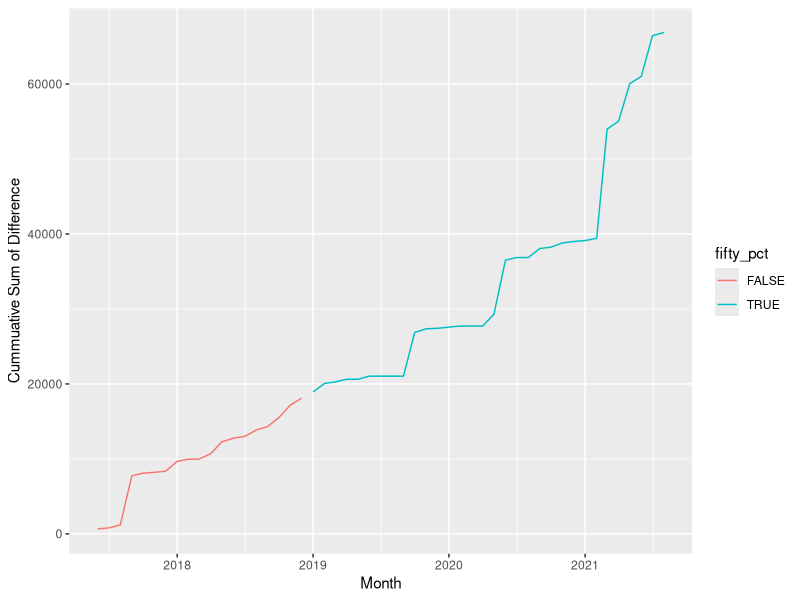
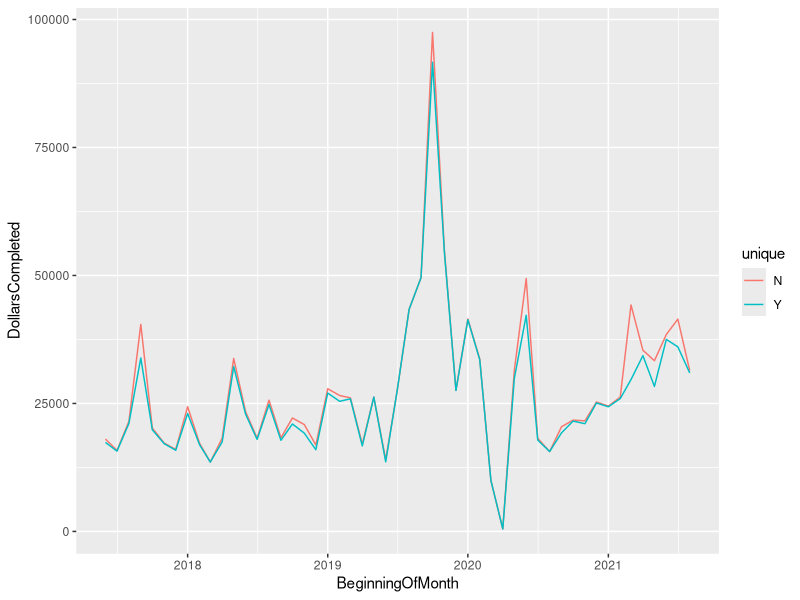
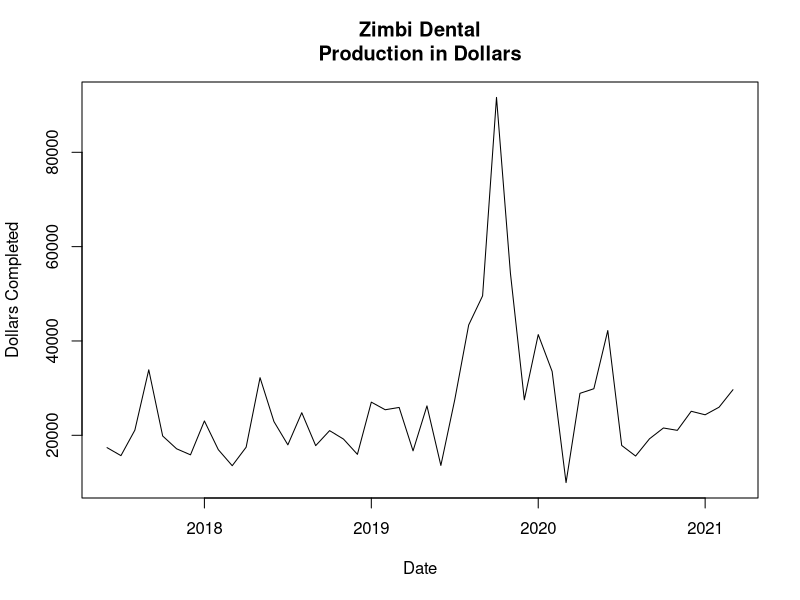
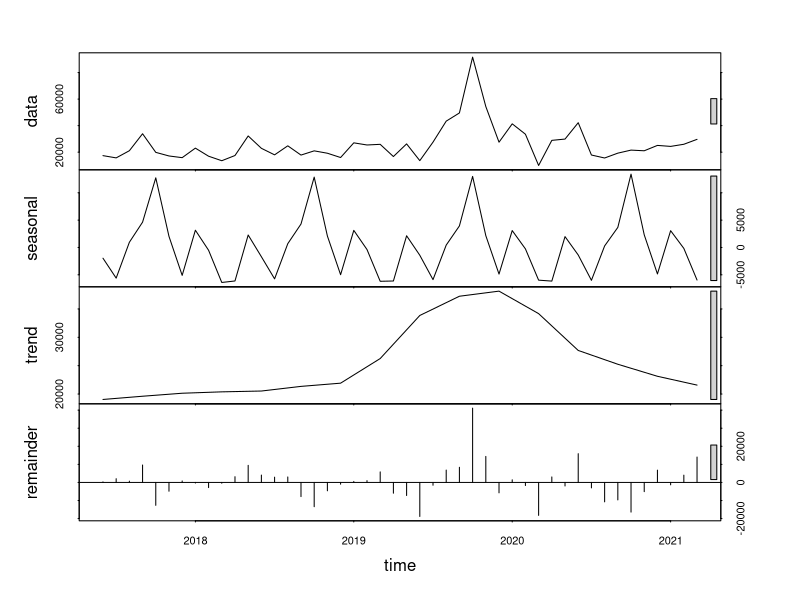
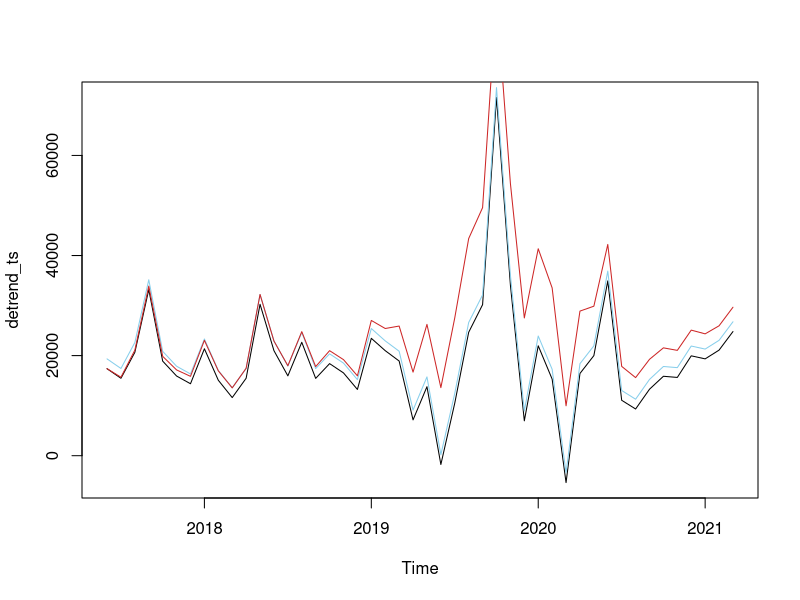
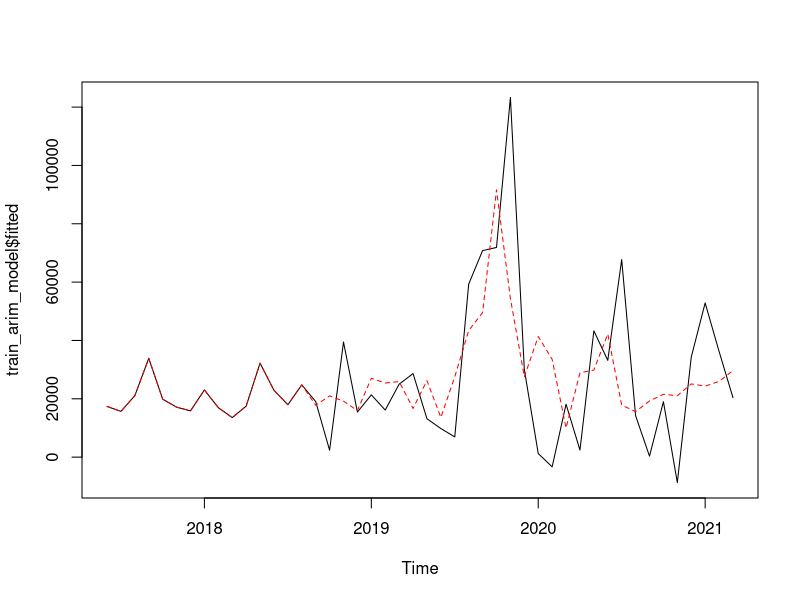
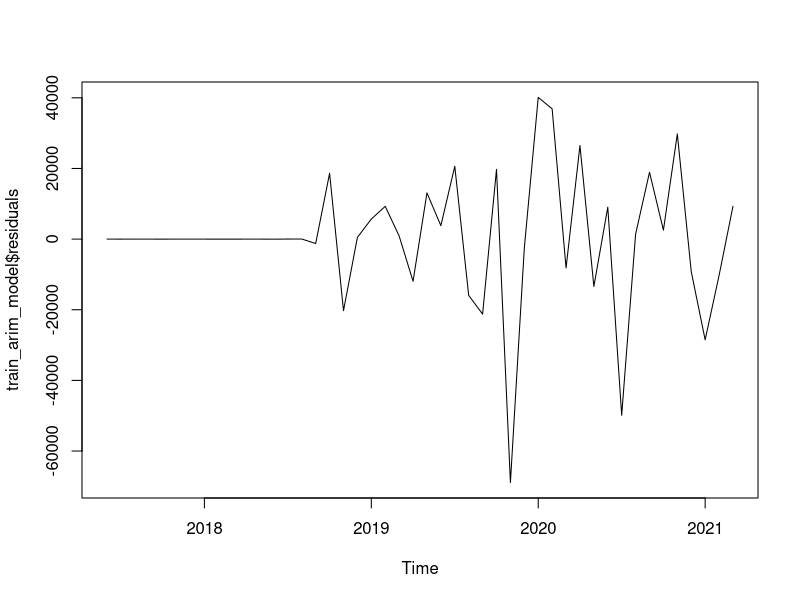
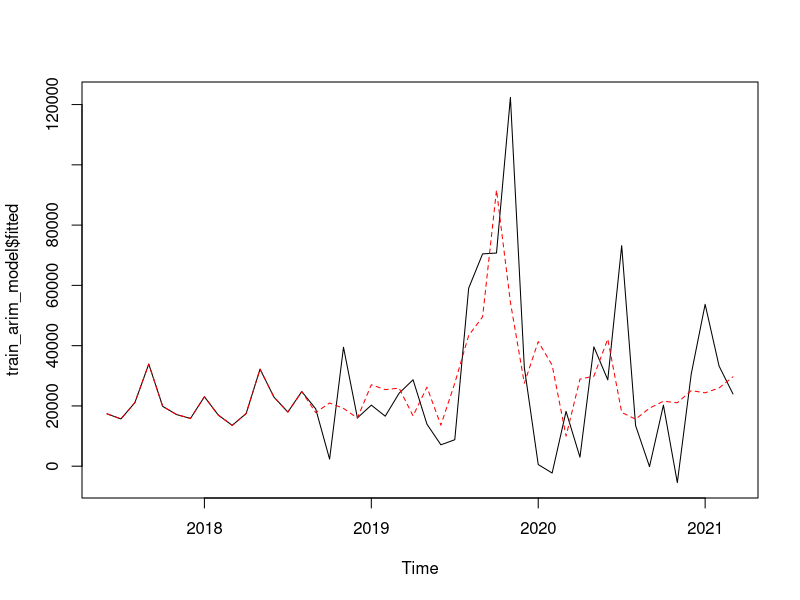

Source code (R) for these figures, in order: (Note: this script raises an error after producing the figures.)
## ---- chunk 1
knitr::opts_chunk$set(echo = TRUE)
## ---- chunk 2

library(ggplot2)
library(dplyr)
library(tidyverse)
library(lubridate)
library(forecast)
library(tseries)


production <- read.csv('../Data/DentalIntelFiles/production.csv')
## ---- chunk 3
production %>% glimpse()
production %>% head(5)

## ---- chunk 4

production_monthly <- production %>% 
  mutate(BeginningOfMonth = floor_date(mdy(AppointmentDate), unit = 'month')) %>%
  group_by(BeginningOfMonth) %>% 
  summarise(DollarsCompleted = sum(DollarsCompleted)) %>% 
  mutate(`unique` = 'N')

production_monthly
## ---- chunk 5

production %>% 
  mutate(AppointmentDate = mdy(AppointmentDate)) %>% 
  select(AppointmentDate, Patient, Procedures, DollarsCompleted) %>% 
  filter((month(AppointmentDate) == month(min(AppointmentDate))) & (year(AppointmentDate) == year(min(AppointmentDate)))) %>% 
  unique()

production %>% nrow()

production %>% unique() %>% nrow()

## ---- chunk 6
production %>% 
  filter(n() > 1) %>% 
  nrow()

production %>% 
  unique()

col_vec <- c("AppointmentDate", "Status", "Provider", "Guarantor", "GuarantorPhones", "Patient")


production %>% 
  group_by(AppointmentDate,Status,Provider,Guarantor,GuarantorPhones,Patient,PatientPhones,ProductionType,
           Procedures,DollarsCompleted,DollarsScheduled) %>% 
  summarise(entry_num = n()) %>% 
  data.frame() %>% 
  filter(max(entry_num) > 2) %>% 
  view()

## Get This to go down to 1510
## Or 1084 <- A More Precised Adjustment Result in This
## ---- chunk 7

production$IsDuplicate <- production %>% duplicated()

production[production$IsDuplicate == TRUE,] %>% view()

production[production$IsDuplicate == TRUE,] %>% distinct() %>% nrow()
## ---- chunk 8

production_unique <-rbind(distinct(production[production$IsDuplicate == TRUE,]),production[production$IsDuplicate == FALSE,])

production_unique_monthly <- production_unique %>% 
  mutate(BeginningOfMonth = floor_date(mdy(AppointmentDate), unit = 'month')) %>%
  group_by(BeginningOfMonth) %>% 
  summarise(DollarsCompleted = sum(DollarsCompleted)) %>% 
  mutate(`unique` = 'Y')

# Num of Unique Rows = 13814

left_join(production_monthly, production_unique_monthly, by = c('BeginningOfMonth' = 'BeginningOfMonth')) %>% 
  mutate(diff_i = DollarsCompleted.x - DollarsCompleted.y,
         cum_amt = cumsum(diff_i),
         fifty_pct = if_else(cum_amt >= 18878, TRUE, FALSE)
         ) %>% 
  ggplot()+
  geom_line(aes(x = BeginningOfMonth, y = cumsum(diff_i), color = fifty_pct) )+
  # theme_minimal()+
  labs(x = 'Month', y = 'Cummuative Sum of Difference')

combined_df <- rbind(production_monthly, production_unique_monthly) 

combined_df %>% 
  ggplot() +
  geom_line(aes(x = BeginningOfMonth, y = DollarsCompleted, color = unique))



## ---- chunk 9

production_unique_monthly$COVID_month <- if_else(production_unique_monthly$BeginningOfMonth >= ymd('2020-02-01') & production_unique_monthly$BeginningOfMonth <= ymd('2020-05-01'),1,0)
production_unique_monthly$IsWinter <- if_else(month(production_unique_monthly$BeginningOfMonth) %in% c(12,1,2),1,0)
production_unique_monthly$IsDec <- if_else(month(production_unique_monthly$BeginningOfMonth) %in% c(12),1,0) 
production_unique_monthly$IsJan <- if_else(month(production_unique_monthly$BeginningOfMonth) %in% c(1),1,0) 
production_unique_monthly$IsFeb <- if_else(month(production_unique_monthly$BeginningOfMonth) %in% c(2),1,0) 

production_unique_monthly$IsSpring <- if_else(month(production_unique_monthly$BeginningOfMonth) %in% c(3,4,5),1,0)
production_unique_monthly$IsMar <- if_else(month(production_unique_monthly$BeginningOfMonth) %in% c(3),1,0) 
production_unique_monthly$IsApr <- if_else(month(production_unique_monthly$BeginningOfMonth) %in% c(4),1,0) 
production_unique_monthly$IsMay <- if_else(month(production_unique_monthly$BeginningOfMonth) %in% c(5),1,0) 

production_unique_monthly$IsSummer <- if_else(month(production_unique_monthly$BeginningOfMonth) %in% c(6,7,8),1,0)
production_unique_monthly$IsJun <- if_else(month(production_unique_monthly$BeginningOfMonth) %in% c(6),1,0) 
production_unique_monthly$IsJul <- if_else(month(production_unique_monthly$BeginningOfMonth) %in% c(7),1,0) 
production_unique_monthly$IsAug <- if_else(month(production_unique_monthly$BeginningOfMonth) %in% c(8),1,0) 

production_unique_monthly$IsFall <- if_else(month(production_unique_monthly$BeginningOfMonth) %in% c(9,10,11),1,0)
production_unique_monthly$IsSep <- if_else(month(production_unique_monthly$BeginningOfMonth) %in% c(9),1,0) 
production_unique_monthly$IsOct <- if_else(month(production_unique_monthly$BeginningOfMonth) %in% c(10),1,0) 
production_unique_monthly$IsNov <- if_else(month(production_unique_monthly$BeginningOfMonth) %in% c(11),1,0)
## ---- chunk 10

production_unique <-rbind(distinct(production[production$IsDuplicate == TRUE,]),production[production$IsDuplicate == FALSE,])

production_unique_monthly <- production_unique %>% 
  mutate(BeginningOfMonth = floor_date(mdy(AppointmentDate), unit = 'month')) %>%
  group_by(BeginningOfMonth) %>% 
  summarise(DollarsCompleted = sum(DollarsCompleted))

production_unique_monthly$DollarsCompleted[35] <- mean(production_unique_monthly$DollarsCompleted[c(33,34,36,37)]) # Outlier Adjustment


## Creating Train Test Split

x <- production_unique_monthly[-2]
y <- production_unique_monthly$DollarsCompleted

nTotal <- length(y)
nValid <- floor(.10*nTotal)
nTrain <- nTotal - nValid

xTrain <- x[1:nTrain, ]
yTrain <- y[1:nTrain]
xValid <- x[(nTrain+1):nTotal, ]
yValid <- y[(nTrain+1):nTotal]

yTrain.ts <- ts(yTrain, start = c(2017,6), frequency = 12)

plot(yTrain.ts, xlab = 'Date', ylab = 'Dollars Completed', main = 'Zimbi Dental\nProduction in Dollars')

plot(stl(yTrain.ts, s.window = 12))
## ---- chunk 11
trend = stl(yTrain.ts, s.window = "periodic")$time.series[,2]

detrend_ts = yTrain.ts - (trend - trend[1])

detrend_ts_12 = yTrain.ts - (trend - trend[12])

plot(detrend_ts)
lines(detrend_ts_12, col = 'skyblue')
lines(yTrain.ts, col ='firebrick3')
## ---- chunk 12

train_arim_model <- Arima(yTrain.ts, order = c(6,6,5),
      seasonal = c(0,1,1))
 
round(train_arim_model$fitted - yTrain.ts,2)


plot(train_arim_model$fitted)
lines(yTrain.ts, col = 'red', lty = 'dashed')

plot(train_arim_model$residuals)


train_arim_model$aic


# Takes about 30 minutes to run completely
## Working on function and a version that saves i,j,h properites and displays the min

# for (i in 1:1){
#   
#   skip_to_next <- FALSE
#   
#   for (j in 1:1){
#     
#     for (h in 1:1){
#       
#       
#       
#       skip_to_next <- FALSE
#     
#       train_arim_model <- tryCatch(Arima(yTrain.ts, order = c(i,j,h),
#       seasonal = c(0,1,1)),error = function(e) { skip_to_next <<- TRUE})
#       
#       if(skip_to_next) { next }  
#       
#       # print(paste("i":i,", j:", j, ", h:",h))
#       print(paste(i,j,h))
# 
#       print(train_arim_model$aic)
#       
#       
#     }
#     
#     
# 
#       
#       
#   }
# 
# }

## After testing the best order combinations with seasonal c(0,1,1) are
## c(p,d,q) = c(AR,I,MA) - AIC
## c(1,6,4) - 699.641
## c(5,5,5) - 697.1505
## c(5,6,3) - 688.43__
## c(6,6,5) - 694.63
## c(7,6,4) - 697.92
## c(9,6,4) - 697.41


## ---- chunk 13

train_arim_model <- Arima(yTrain.ts, order = c(5,6,3),
      seasonal = c(0,1,1))



## Learn to Adjust For Seasonality


plot(train_arim_model$fitted)
lines(yTrain.ts, col = 'red', lty = 'dashed')

monthly_dollars_completed_ts <- ts(production_unique_monthly$DollarsCompleted, start = c(2017,6), end = c(2021,8), frequency = 12)

valid.ts <- window(monthly_dollars_completed_ts, start = c(2017, 6), end = c(2017, nTrain+nValid+3))
# appointments.lm <- tslm(train_arim_model ~ trend + I(trend^2) + season )
appointments.lm.pred <- forecast(train_arim_model, h = nValid, level = 0)


summary(appointments.lm)

plot(appointments.lm.pred, ylim = c(0,100000), ylab = 'Appointments', xlab = 'Time', bty = 'l',
xaxt = 'n', xlim = c(2017.5,2022), main = 'Zimbi Dental Appointment Forecast', flty = 2)
# plot(appointments.lm.pred, xlim = )
axis(1, at = seq(2017,2022,1), labels = format(seq(2017,2022,1)))
# lines(yTrain.ts, lwd = 3)
lines(monthly_dollars_completed_ts)
## ---- chunk 14

# Takes about 30 minutes to run completely
## Working on function and a version that saves i,j,h properites and displays the min

 for (i in 1:5){

   skip_to_next <- FALSE

   for (j in 1:5){

     for (h in 1:5){



       skip_to_next <- FALSE

       train_arim_model <- tryCatch(Arima(yTrain.ts, order = c(5,6,3),
       seasonal = c(i,j,h)),error = function(e) { skip_to_next <<- TRUE})

       if(skip_to_next) { next }

       # print(paste("i":i,", j:", j, ", h:",h))
       print(paste(i,j,h))

       print(train_arim_model$aic)


     }





   }

 }

## ---- chunk 15

train_auto_arim_model <- auto.arima(yTrain.ts)
train_auto_arim_model$aic
 
(sum(round(abs(train_auto_arim_model$fitted - yTrain.ts),2)))


plot(train_auto_arim_model$fitted)
lines(yTrain.ts, col = 'red', lty = 'dashed')

plot(train_auto_arim_model$residuals)

train_arim_model$aic



